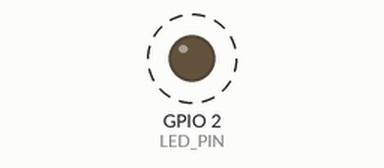
Recording of a sketch running on a simulated ESP32. On the bench: output pins drawn as LEDs (lit = HIGH). Dashed ring = blinking.

Above: at 0.0 s.
Timing chart, 0 to 3.0 s (numbered marks = the images above):
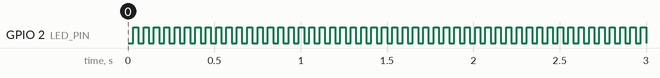

The sketch:

3_ESP32_timmer_Interruptions.ino
```cpp
// ESP32 Arduino IDE
// Timer de 30 ms que conmuta un LED

const uint8_t LED_PIN = 2;     // LED integrado en modulos ESP32

hw_timer_t *timer = NULL;      // timer pointer declaration

volatile bool led_state = false;


// ISR del timer
void IRAM_ATTR onTimer()
{
    led_state = !led_state;
    digitalWrite(LED_PIN, led_state);
}


void setup()
{
    pinMode(LED_PIN, OUTPUT);

    // Timer a 1 MHz
    // 1 tick = 1 microsegundo  timerBegin(frecuency) Frecuency of the timer clock, not of the timer interruption
    timer = timerBegin(1000000);

    // Attach timer struct with timmer interruption handle function
    timerAttachInterrupt(timer, &onTimer);

    //Configure alarm value and autoreload of the timer. Alarm is automatically enabled.
    // Alarm each 30000 us = 30 ms
    // autoreload = true
    // reload_count = 0 => infinito
    timerAlarm(timer, 30000, true, 0);
}


void loop()
{
}
```

Measured:
- by itself, GPIO 2 (LED_PIN): alternates HIGH for 0.03 s and LOW for 0.03 s
